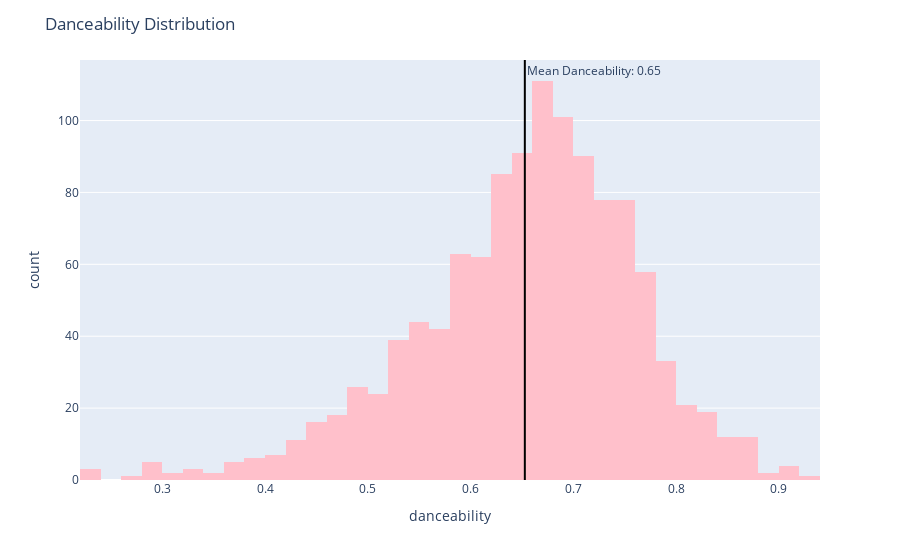

Notebook code cell kept with this figure:
### Code cell
fig = px.histogram(df, x="danceability", marginal=None, hover_data=df.columns, color_discrete_sequence=['pink'])
fig.update_layout(title='Danceability Distribution')
mean_danceability = df['danceability'].mean()
fig.add_vline(x=mean_danceability, line_color='black', annotation_text = f"Mean Danceability: {mean_danceability:.2f}", annotation_position = 'top right')

### Figure 1 — Plotly figure (JSON) as saved in the notebook; plotly's stock layout.template omitted (floating-point values rounded to 4 significant figures; data arrays with more than 128 entries replaced by an {"elided": "..."} marker saying what was removed)
{"data": [{"alignmentgroup": "True", "bingroup": "x", "hovertemplate": "danceability=%{x}<br>count=%{y}<extra></extra>", "legendgroup": "", "marker": {"color": "pink", "pattern": {"shape": ""}}, "name": "", "offsetgroup": "", "orientation": "v", "showlegend": false, "type": "histogram", "x": {"elided": "1175 float values"}, "xaxis": "x", "yaxis": "y"}], "layout": {"annotations": [{"showarrow": false, "text": "Mean Danceability: 0.65", "x": 0.6528, "xanchor": "left", "xref": "x", "y": 1, "yanchor": "top", "yref": "y domain"}], "barmode": "relative", "legend": {"tracegroupgap": 0}, "margin": {"t": 60}, "shapes": [{"line": {"color": "black"}, "type": "line", "x0": 0.6528, "x1": 0.6528, "xref": "x", "y0": 0, "y1": 1, "yref": "y domain"}], "title": {"text": "Danceability Distribution"}, "xaxis": {"anchor": "y", "domain": [0, 1], "title": {"text": "danceability"}}, "yaxis": {"anchor": "x", "domain": [0, 1], "title": {"text": "count"}}}}
